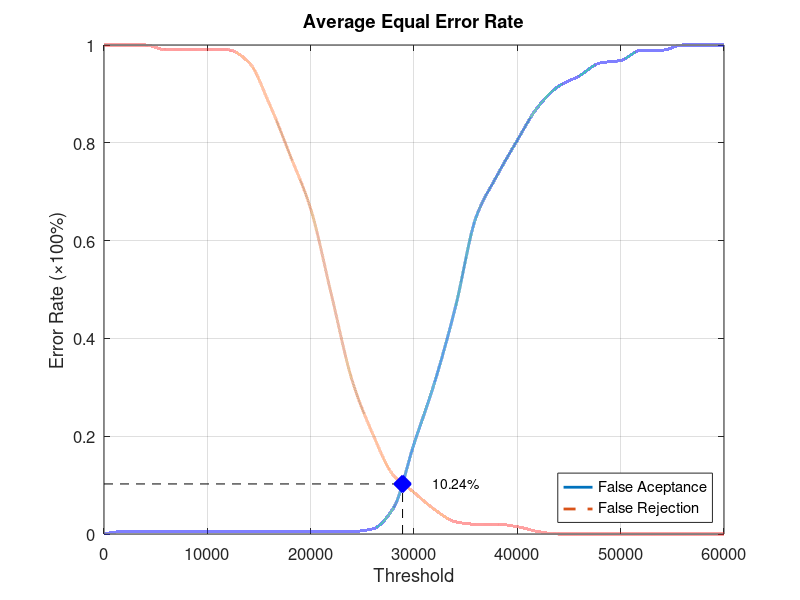
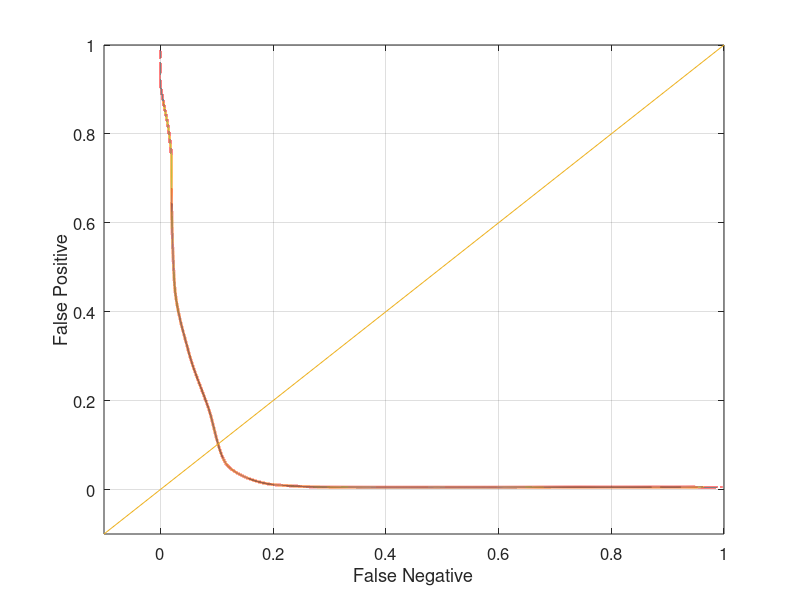

These figures' MATLAB source, in order:
function yEER = Database5_4
close all;
clear;
clc;
x = 0:2000:60000;
xq = 0:0.5:60000;

y0 = [0 0.00526316 0.00526316 0.00526316 0.00526316 0.00526316 0.00526316 0.00526316 0.00526316 0.00526316 0.00526316 0.00526316 0.00526316 0.0105263 0.0526316 0.184211 0.310526 0.463158 0.647368 0.731579 0.805263 0.873684 0.915789 0.936842 0.963158 0.968421 0.989474 0.989474 1 1 1];
yy0 = interp1(x, y0, xq, 'pchip');
y1 = [1 1 1 0.99 0.99 0.99 0.99 0.965 0.88 0.775 0.665 0.49 0.315 0.205 0.12 0.085 0.05 0.025 0.02 0.02 0.015 0.005 0 0 0 0 0 0 0 0 0];
yy1 = interp1(x, y1, xq, 'pchip');

% Calculating EER: 
y2 = abs(y0 - y1);
find(y2 == min(y2))
yy2 = abs(yy0 - yy1);
xEER = find(yy2 == min(yy2));
xEERIndex = xq(xEER) % X-axis EER
yEER = yy0(xEER) % Y-axis EER

main = figure
plot(xq, yy0,'-','LineWidth', 2);	hold on
plot(xq, yy1,'--','LineWidth', 2);	hold on
plot([xEERIndex xEERIndex], [0 yEER], 'k--');	hold on
plot([0 xEERIndex], [yEER yEER], 'k--');	hold on
plot(xEERIndex, yEER, 'bx', 'LineWidth', 10);	hold on
text(xEERIndex + 10 * xEERIndex / 100, yEER, [num2str(round((10000 * yEER)) / 100) '%'])
legend('False Aceptance', 'False Rejection', 'Location', 'SouthEast')
xlabel('Threshold')
ylabel('Error Rate (\times100%)')
title('Average Equal Error Rate')
set(gca, 'FontSize', 12)
axis([0 60000 0 1])
grid on

print(main, 'Database5_4Main', '-dpng');
FNRxFPR = figure('Color', [1 1 1]);
plot(yy1, yy0, '-', yy1, yy0, 'LineWidth', 2);
hold on
y = -0.1:0.1:1
plot(y, y); 
set(gca, 'FontSize', 12)
xlabel('False Negative')
ylabel('False Positive')
axis([-0.1 1 -0.1 1])
set(gca, 'FontSize', 12)
grid on

print(FNRxFPR, 'Database5_4FNRxFPR','-dpng');
end
